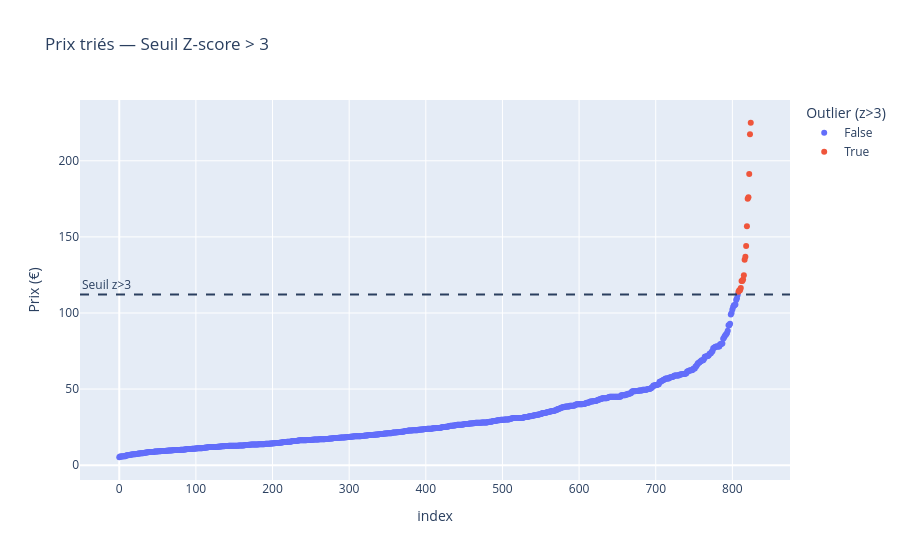

The notebook cell this image was saved under:
### Code cell
# Tri pour que le graphique soit plus lisible (du moins cher au plus cher)
import plotly.graph_objects as go

tmp = df_merge_web.sort_values("price").reset_index(drop=True)
tmp["outlier_z3"] = tmp["z_score_price"] > 3

fig = px.scatter(
    tmp,
    x=tmp.index,
    y="price",
    color="outlier_z3",
    title="Prix triés — Seuil Z-score > 3",
    labels={"x": "Produits (index trié)", "price": "Prix (€)", "outlier_z3": "Outlier (z>3)"}
)

# Ligne seuil
fig.add_hline(y=seuil_prix_z3, line_dash="dash", annotation_text="Seuil z>3", annotation_position="top left")

fig.show()

### Figure 1 — Plotly figure (JSON) as saved in the notebook; plotly's stock layout.template omitted (floating-point values rounded to 4 significant figures; data arrays with more than 128 entries replaced by an {"elided": "..."} marker saying what was removed)
{"data": [{"hovertemplate": "Outlier (z>3)=False<br>index=%{x}<br>Prix (€)=%{y}<extra></extra>", "legendgroup": "False", "marker": {"color": "#636efa", "symbol": "circle"}, "mode": "markers", "name": "False", "orientation": "v", "showlegend": true, "type": "scatter", "x": {"elided": "808 int values"}, "xaxis": "x", "y": {"elided": "808 float values"}, "yaxis": "y"}, {"hovertemplate": "Outlier (z>3)=True<br>index=%{x}<br>Prix (€)=%{y}<extra></extra>", "legendgroup": "True", "marker": {"color": "#EF553B", "symbol": "circle"}, "mode": "markers", "name": "True", "orientation": "v", "showlegend": true, "type": "scatter", "x": [808, 809, 810, 811, 812, 813, 814, 815, 816, 817, 818, 819, 820, 821, 822, 823, 824], "xaxis": "x", "y": [114, 115, 115, 116.4, 121, 121, 122, 124.8, 135, 137, 144, 157, 175, 176, 191.3, 217.5, 225], "yaxis": "y"}], "layout": {"annotations": [{"showarrow": false, "text": "Seuil z>3", "x": 0, "xanchor": "left", "xref": "x domain", "y": 112.1, "yanchor": "bottom", "yref": "y"}], "legend": {"title": {"text": "Outlier (z>3)"}, "tracegroupgap": 0}, "shapes": [{"line": {"dash": "dash"}, "type": "line", "x0": 0, "x1": 1, "xref": "x domain", "y0": 112.1, "y1": 112.1, "yref": "y"}], "title": {"text": "Prix triés — Seuil Z-score > 3"}, "xaxis": {"anchor": "y", "domain": [0, 1], "title": {"text": "index"}}, "yaxis": {"anchor": "x", "domain": [0, 1], "title": {"text": "Prix (€)"}}}}
